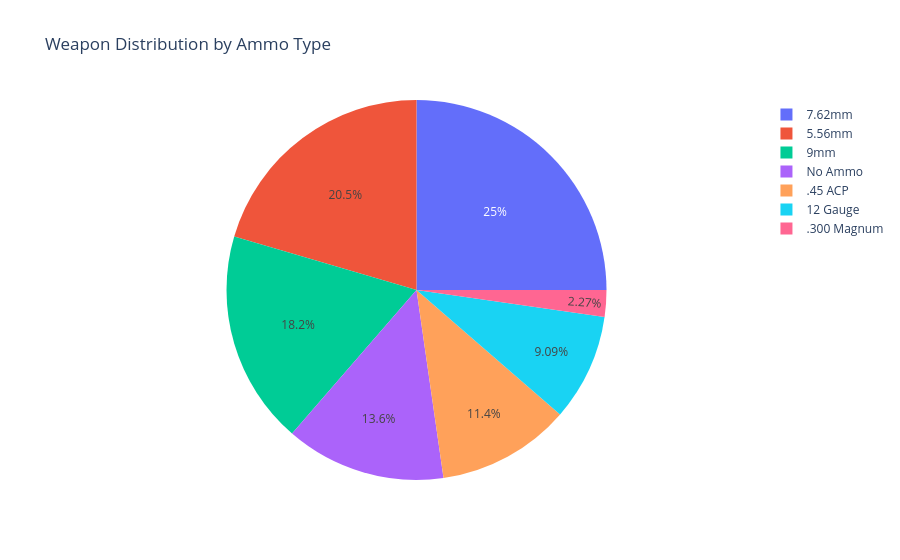

The code cell stored with this chart in its notebook:
### Markdown cell above
- Bullet Types

### Code cell
px.pie(
    df,
    names='Bullet Type',
    title='Weapon Distribution by Ammo Type'
)

### Figure 1 — Plotly figure (JSON) as saved in the notebook; plotly's stock layout.template omitted (floating-point values rounded to 4 significant figures)
{"data": [{"domain": {"x": [0, 1], "y": [0, 1]}, "hovertemplate": "Bullet Type=%{label}<extra></extra>", "labels": ["7.62mm", "7.62mm", "7.62mm", "7.62mm", "5.56mm", "5.56mm", "5.56mm", "5.56mm", "5.56mm", "5.56mm", "5.56mm", "7.62mm", "9mm", "9mm", "9mm", "9mm", ".45 ACP", ".45 ACP", "12 Gauge", "12 Gauge", "12 Gauge", "7.62mm", "7.62mm", "7.62mm", "5.56mm", "5.56mm", "9mm", ".300 Magnum", "7.62mm", "7.62mm", ".45 ACP", "12 Gauge", "7.62mm", ".45 ACP", ".45 ACP", "9mm", "9mm", "9mm", "No Ammo", "No Ammo", "No Ammo", "No Ammo", "No Ammo", "No Ammo"], "legendgroup": "", "name": "", "showlegend": true, "type": "pie"}], "layout": {"legend": {"tracegroupgap": 0}, "title": {"text": "Weapon Distribution by Ammo Type"}}}
